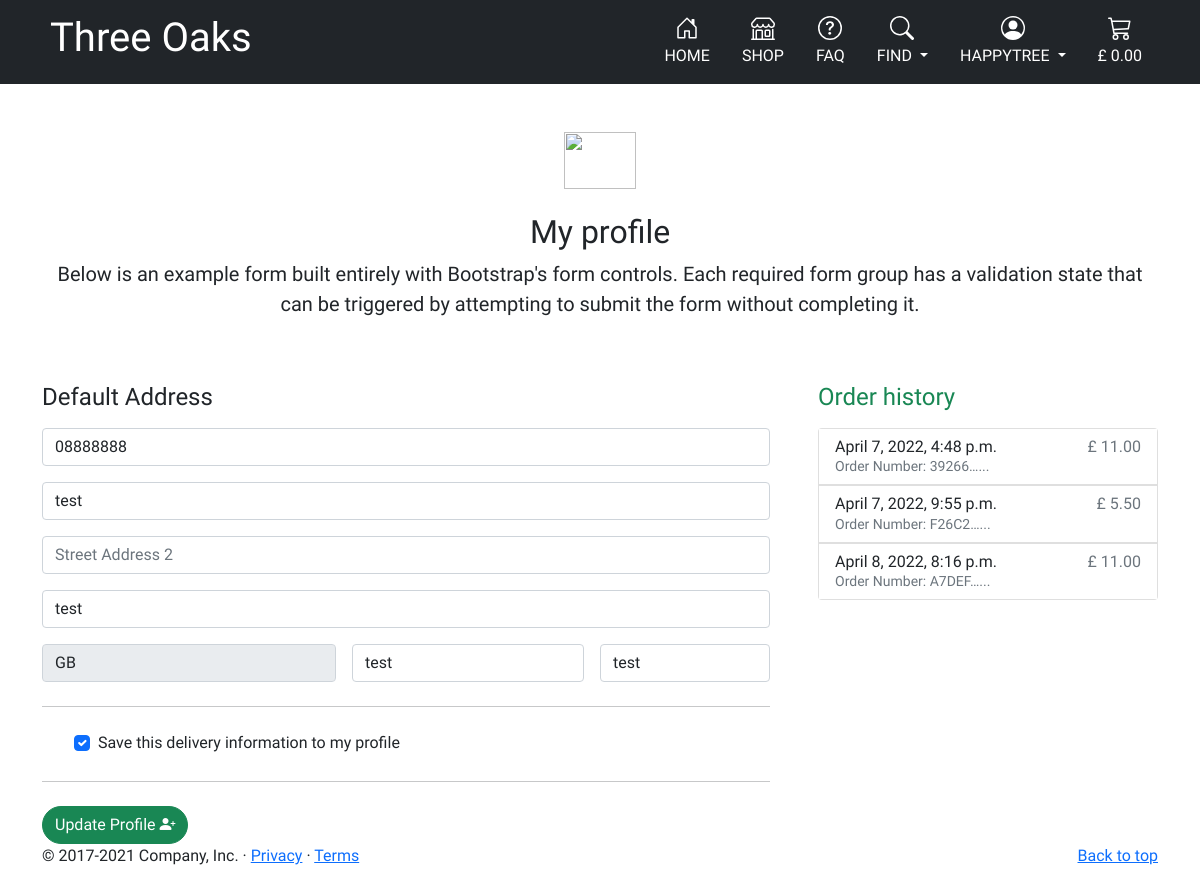
/profile/ (signed in), run on an earlier commit of the app's database.
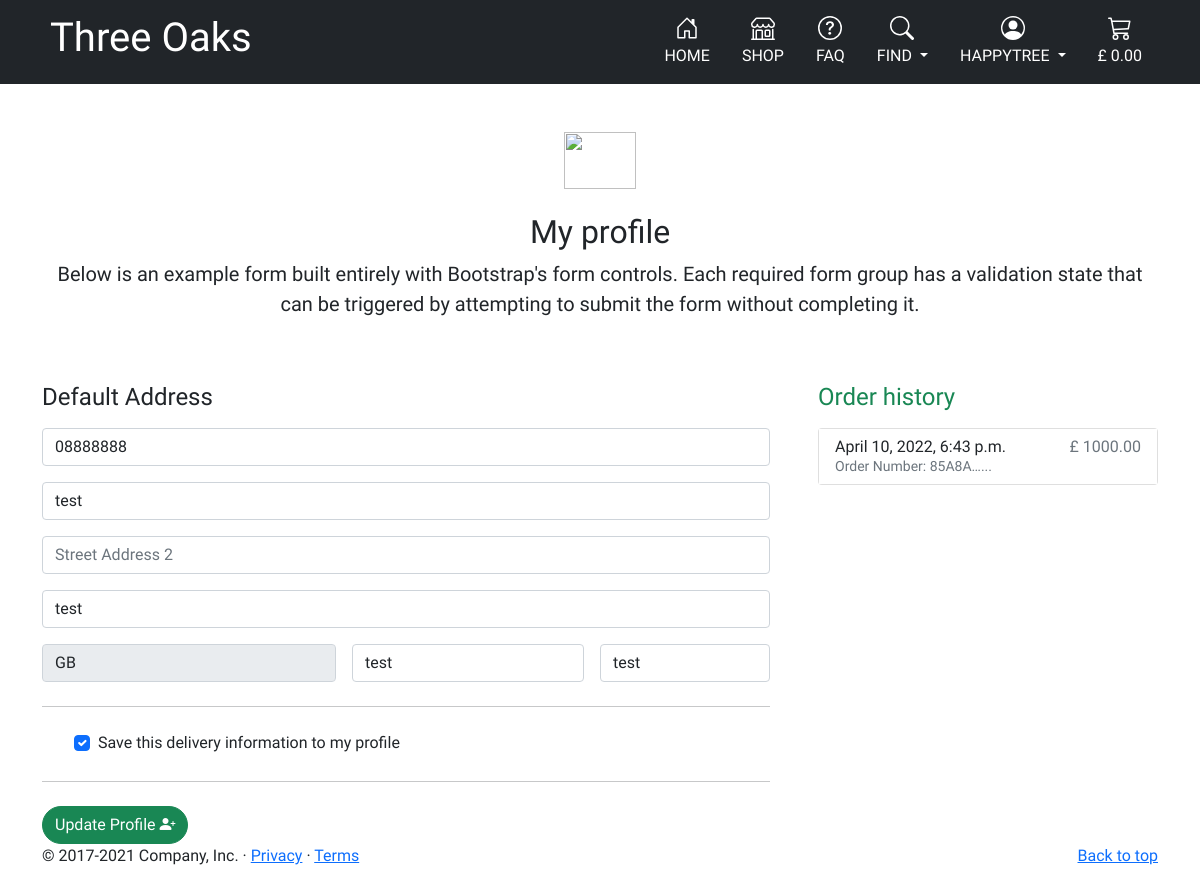
And on a later commit of the database.
### checkout/models.py (models this page shows, shortened)
class Order(models.Model):
    order_number = models.CharField(max_length=32, null=False, editable=False)
    user_profile = models.ForeignKey(UserProfile, on_delete=models.SET_NULL, null=True, blank=True, related_name='orders')
    full_name = models.CharField(max_length=50, null=False, blank=False)
    email = models.EmailField(max_length=254, null=False, blank=False)
    phone_number = models.CharField(max_length=20, null=False, blank=False)
    country = models.CharField(default='GB', max_length=2, null=False, blank=False)
    postcode = models.CharField(max_length=20, null=True, blank=True)
    town_or_city = models.CharField(max_length=40, null=False, blank=False)
    street_address1 = models.CharField(max_length=80, null=False, blank=False)
    street_address2 = models.CharField(max_length=80, null=True, blank=True)
    county = models.CharField(max_length=80, null=True, blank=True)
    date = models.DateTimeField(auto_now_add=True)
    delivery_cost = models.DecimalField(max_digits=6, decimal_places=2, null=False, default=0)
    order_total = models.DecimalField(max_digits=10, decimal_places=2, null=False, default=0)
    grand_total = models.DecimalField(max_digits=10, decimal_places=2, null=False, default=0)
    original_trolley = models.TextField(null=False, blank=False, default='')
    stripe_pid = models.CharField(max_length=254, null=False, blank=False, default='')

### profiles/models.py (models this page shows, shortened)
class UserProfile(models.Model):
    user = models.OneToOneField(User, on_delete=models.CASCADE)
    default_phone_number = models.CharField(max_length=20, null=True, blank=True)
    default_street_address1 = models.CharField(max_length=80, null=True, blank=True)
    default_street_address2 = models.CharField(max_length=80, null=True, blank=True)
    default_town_or_city = models.CharField(max_length=40, null=True, blank=True)
    default_county = models.CharField(max_length=80, null=True, blank=True)
    default_postcode = models.CharField(max_length=20, null=True, blank=True)
    default_country = models.CharField(default='GB', max_length=2, null=False, blank=False)

### profiles/views.py (the view)
# urls.py: path('profile/', include('profiles.urls')),
@login_required
def profile(request):
    user_profile = get_object_or_404(UserProfile, user=request.user)
    if request.method == 'POST':
        form = UserProfileForm(request.POST, instance=user_profile)
        if form.is_valid():
            form.save()
            messages.success(request, 'Profile updated successfully')
        else:
            messages.error(request, 'Update failed. Please ensure the form is valid')
    else:
        form = UserProfileForm(instance=user_profile)
    form = UserProfileForm(instance=user_profile)
    orders = user_profile.orders.all()
    template = 'profiles/profile.html'
    context = {
        'form': form,
        'orders': orders,
        'user_profile': user_profile
    }
    return render(request, template, context)

### profiles/forms.py
class UserProfileForm(forms.ModelForm):
    class Meta:
        model = UserProfile
        exclude = ('user',)
    def __init__(self, *args, **kwargs):
        super().__init__(*args, **kwargs)
        placeholders = {
            'default_phone_number': 'Phone Number',
            'default_postcode': 'Postal Code',
            'default_town_or_city': 'Town or City',
            'default_street_address1': 'Street Address 1',
            'default_street_address2': 'Street Address 2',
            'default_county': 'County',
        }
        self.fields['default_phone_number'].widget.attrs['autofocus'] = True
        self.fields['default_country'].widget.attrs['readonly'] = True
        for field in self.fields:
            if field != 'default_country':
                if self.fields[field].required:
                    placeholder = f'{placeholders[field]} *'
                else:
                    placeholder = placeholders[field]
                self.fields[field].widget.attrs['placeholder'] = placeholder
            self.fields[field].label = False

### trolley/contexts.py (called while the page is built, shortened)
def trolley_contents(request):
    trolley_items = []
    total = 0
    tree_count = 0
    trolley = request.session.get('trolley', {})
    if total < settings.FREE_DELIVERY_THRESHOLD:
        delivery = total * Decimal(settings.STANDARD_DELIVERY_PERCENTAGE / 100)
        free_delivery_delta = settings.FREE_DELIVERY_THRESHOLD - total
    else:
        delivery = 0
        free_delivery_delta = 0
    grand_total = delivery + total
    context = {
        'trolley_items': trolley_items,
        'total': total,
        'tree_count': tree_count,
        'delivery': delivery,
        'free_delivery_delta': free_delivery_delta,
        'free_delivery_threshold': settings.FREE_DELIVERY_THRESHOLD,
        'grand_total': grand_total,
    }
    return context

### profiles/templates/profiles/profile.html (shortened to what this page needs)
{% extends "base.html" %}
{% load static %}
{% block extra_css %}
    <link rel="stylesheet" href="{% static 'profiles/css/profile.css' %}">
{% endblock %}
{% block content %}
<div class="container">
      <div class="py-5 text-center">
        <img class="d-block mx-auto mb-4" src="../assets/brand/bootstrap-logo.svg" alt="" width="72" height="57">
        <h2 class="my-heading-font">My profile</h2>
        <p class="lead">Below is an example form built entirely with Bootstrap's form controls. Each required form group has a validation state that can be triggered by attempting to submit the form without completing it.</p>
      </div>
      <div class="row g-5">
        <div class="col-md-5 col-lg-4 order-md-last">
          <h4 class="d-flex justify-content-between align-items-center mb-3">
            <span class="text-success my-heading-font">Order history</span>
          </h4>
          <ul class="list-group mb-3 order-history">
              {% for order in orders %}
              <a class="text-decoration-none" href="{% url 'order_history' order.order_number %}" title="{{ order.order_number }}">
            <li class="list-group-item d-flex justify-content-between lh-sm">
              <div>
                <h6 class="my-0">{{ order.date }}</h6>
                <small class="text-muted">Order Number: {{ order.order_number|truncatechars:6 }}...</small>
              </div>
              <span class="text-muted">£ {{ order.grand_total }}</span>
            </li>
          </a>
            {% endfor %}
          </ul>
        </div>
        <div class="col-md-7 col-lg-8">
          <h4 class="mb-3 my-heading-font">Default Address</h4>
          <form action="" method="POST" id="payment-form">
            <div class="row g-3">
              <div class="col-12">
                {{ form.default_phone_number | as_crispy_field }}
              </div>
              <div class="col-12">
                {{ form.default_street_address1 | as_crispy_field }}
              </div>
              <div class="col-12">
                {{ form.default_street_address2 | as_crispy_field }}
              </div>
              <div class="col-12">
                {{ form.default_town_or_city | as_crispy_field }}
              </div>
              <div class="col-md-5">
                {{ form.default_country | as_crispy_field }}
              </div>
              <div class="col-md-4">
                {{ form.default_county | as_crispy_field }}
              </div>
              <div class="col-md-3">
                {{ form.default_postcode | as_crispy_field }}
              </div>
            </div>
            <hr class="my-4">
            <div class="form-check form-check-inline">
                {% if user.is_authenticated %}
                    <label class="form-check-label" for="id-save-info">Save this delivery information to my profile</label>
                    <input class="form-check-input ms-2 me-2" type="checkbox" id="id-save-info" name="save-info" checked>
                {% else %}
                    <label class="form-check-label" for="id-save-info">
                        <a class="text-info" href="{% url 'account_signup' %}">Create an account</a> or
                        <a class="text-info" href="{% url 'account_login' %}">login</a> to save this information
                    </label>
                {% endif %}
            </div>
            <hr class="my-4">
            <button id="submit-button" class="btn btn-success rounded-pill">
							<span class="font-weight-bold">Update Profile</span>
								<i class="bi bi-person-plus-fill"></i>
						</button>
          </form>
        </div>
      </div>
  </div>
  {% endblock %}

### templates/base.html (shortened to what this page needs)
{% load static %}
<!doctype html>
<html lang="en">
  <head>
    {% block core_css %}
    <link href="https://cdn.jsdelivr.net/npm/bootstrap@5.0.2/dist/css/bootstrap.min.css" rel="stylesheet">
    <link rel="stylesheet" href="{% static 'css/base.css' %}">
    {% endblock %}
    {% block extra_css %}
    {% endblock %}
    {% block core_js %}
    <link rel="stylesheet" href="https://cdn.jsdelivr.net/npm/bootstrap-icons@1.8.1/font/bootstrap-icons.css">
    {% endblock %}
  </head>
  <body>
    <header id="header">
      {% include 'includes/navbar/widescreen-nav.html' %}
    </header>
    {% block content %}
    {% endblock %}
    <footer class="container">
      <p class="float-end"><a href="#">Back to top</a></p>
      <p>&copy; 2017-2021 Company, Inc. &middot; <a href="#header">Privacy</a> &middot; <a href="#">Terms</a></p>
    </footer>
</body>
</html>

### templates/includes/navbar/widescreen-nav.html (shortened to what this page needs)
    <div class="px-3 py-2 bg-dark text-white d-none d-md-block">
      <div class="container">
        <div class="d-flex flex-wrap align-items-center justify-content-center justify-content-lg-start my-heading-font">
          <a href="{% url 'home' %}" class="d-flex align-items-center my-2 my-lg-0 me-lg-auto text-white text-decoration-none">
              <h1 class="my-heading-font ps-2">Three Oaks</h1>
          </a>
          <ul class="nav col-12 col-lg-auto my-2 justify-content-center my-md-0 text-small">
            <li>
              <a href="{% url 'home' %}" class="nav-link text-white text-uppercase">
                <svg class="bi d-block mx-auto mb-1" width="24" height="24" fill="currentColor"><use xlink:href="#home"/></svg>
                Home
              </a>
            </li>
            <li>
              <a href="{% url 'all_trees' %}" class="nav-link text-white text-uppercase">
                <svg class="bi d-block mx-auto mb-1" width="24" height="24" fill="currentColor"><use xlink:href="#shop"/></svg>
                Shop
              </a>
            </li>
            <li>
              <a href="#" class="nav-link text-white text-uppercase">
                <svg class="bi d-block mx-auto mb-1" width="24" height="24" fill="currentColor"><use xlink:href="#faq"/></svg>
                FAQ
              </a>
            </li>
            <li>
              <a href="#" class="nav-link text-white dropdown-toggle text-uppercase" id="dropdownFind" data-bs-toggle="dropdown" aria-expanded="false">
                <svg class="bi d-block mx-auto mb-1" width="24" height="24" fill="currentColor"><use xlink:href="#find"/></svg>
                Find
              </a>
            </li>
            <li>
              <a href="#" class="nav-link text-white text-uppercase dropdown-toggle" id="dropdownUser" data-bs-toggle="dropdown" aria-expanded="false">
                <svg class="bi d-block mx-auto mb-1" width="24" height="24" fill="currentColor">
                  <use xlink:href="#people-circle"/>
                </svg>
                {% if request.user.is_authenticated %}
                {{ request.user.username }}
                </a>
                </li>
                {% endif %}
                <li>
                  <a href="{% url 'view_trolley' %}" class="nav-link text-white">
                    <svg class="bi d-block mx-auto mb-1" width="24" height="24" fill="currentColor"><use xlink:href="#trolley"/></svg>
                    {% if grand_total %}
                    £ {{ grand_total|floatformat:2 }}
                    {% else %}
                    £ 0.00
                    {% endif %}
                  </a>
                </li>
          </ul>
        </div>
      </div>
    </div>

### static/css/base.css (style rules this page uses)
body { font-family: 'Kodchasan', sans-serif !important; }
.my-heading-font { font-family: 'Baumans', cursive; }

### profiles/static/css/profile.css (style rules this page uses)
.order-history { max-height: 416px; overflow-y: auto; }

What changed in the data, as far as the page shows it:
removed Order: date "April 7, 2022, 4:48 p.m.", order_number "39266…", grand_total "11.00"
removed Order: date "April 7, 2022, 9:55 p.m.", order_number "F26C2…", grand_total "5.50"
removed Order: date "April 8, 2022, 8:16 p.m.", order_number "A7DEF…", grand_total "11.00"
added Order: date "April 10, 2022, 6:43 p.m.", order_number "85A8A…", grand_total "1000.00"
